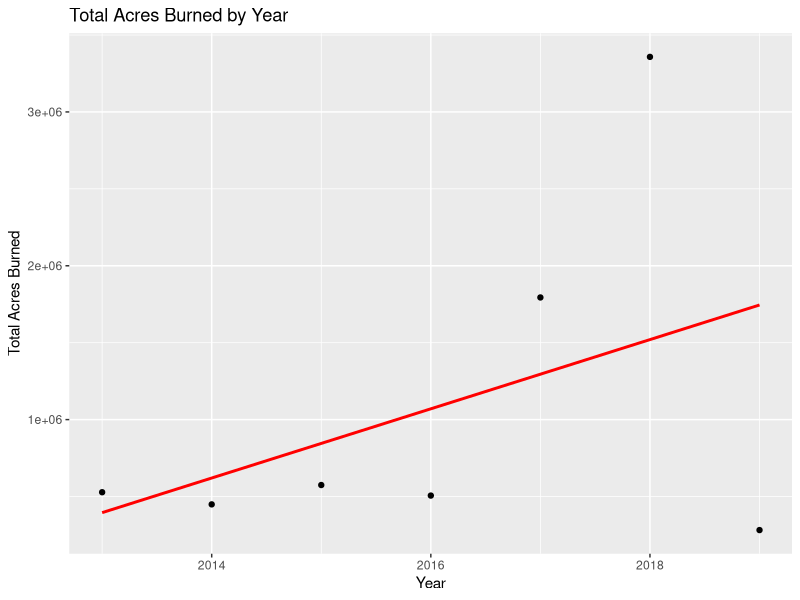

Generate this figure with R:
# Load necessary libraries
library(dplyr)
library(ggplot2)

# Read the data from the CSV file
merged_data <- read.csv("merged_data.csv", stringsAsFactors = FALSE)

# Aggregate population and acres burned by year
aggregated_data <- merged_data %>%
  group_by(Year) %>%
  summarise(Total_Acres_Burned = sum(AcresBurned, na.rm = TRUE))

# Line graph showing total acres burned for each year with a trend line
ggplot(aggregated_data, aes(x = Year, y = Total_Acres_Burned)) +
  geom_point() +
  geom_smooth(method = "lm", se = FALSE, color = "red") +  # Add trend line
  labs(title = "Total Acres Burned by Year",
       x = "Year",
       y = "Total Acres Burned")
